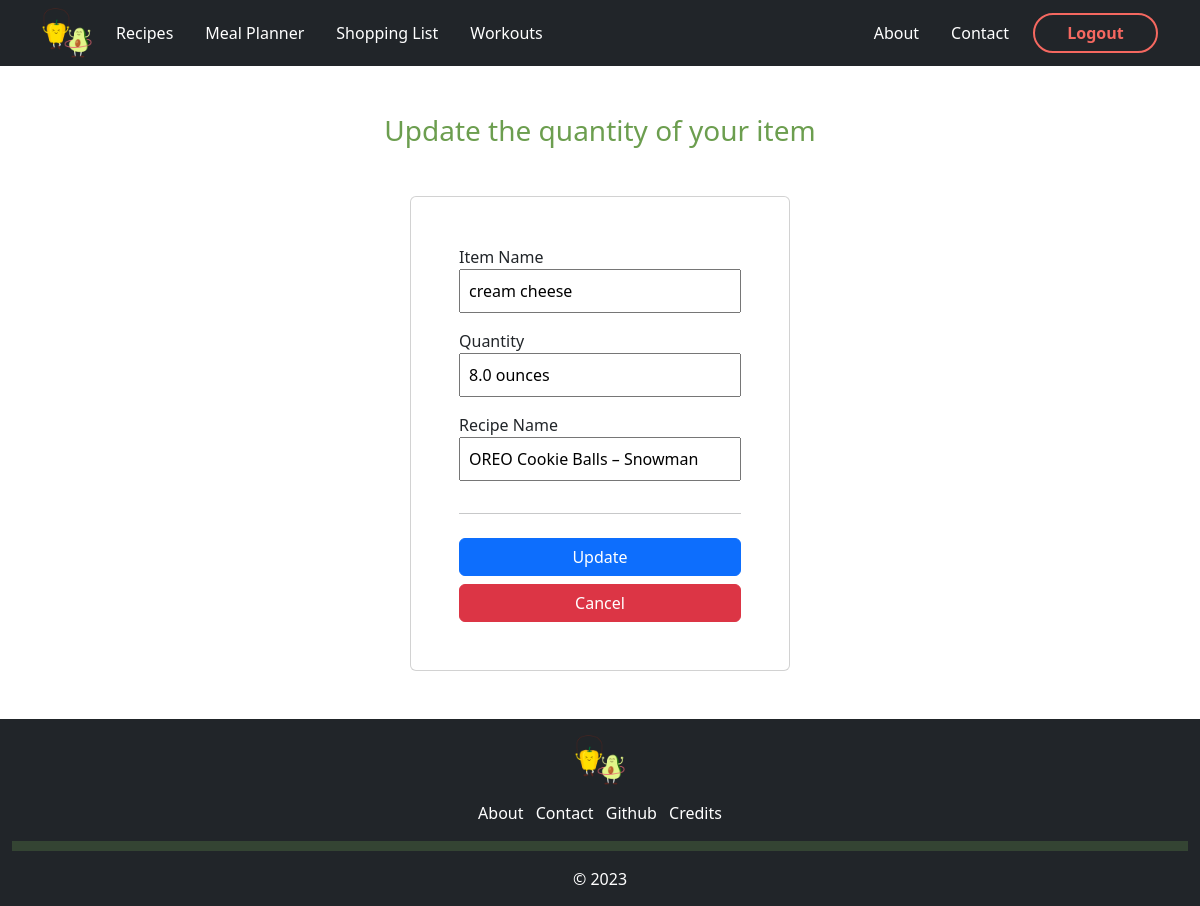
/updateQuan/46 (signed in), run on the app's committed database.
### app/models.py (models this page shows, shortened)
class ShoppingList(db.Model):
    item_id = db.Column(db.Integer, nullable = False, primary_key = True)
    user_id = db.Column(db.Integer, db.ForeignKey('user.id'), nullable=False)
    name = db.Column(db.String(255), nullable = False)
    quantity = db.Column(db.String, nullable = False)
    date_added = db.Column(db.DateTime, nullable = False, default = datetime.utcnow)
    recipe_name = db.Column(db.String, nullable = True)

### app/routes.py (the view)
@app.route('/updateQuan/<int:itemnumber>', methods=["GET", "POST"])
@login_required
def updateQuan(itemnumber):
    item = ShoppingList.query.get_or_404(itemnumber)
    if item.user_id != current_user.id:
        return redirect(url_for('home'))
    if request.method == 'POST':
        item.name = request.form['name']
        item.quantity = request.form['quantity']
        item.recipe_name = request.form['recipe']
        db.session.commit()
        return redirect(url_for('shopping'))
    else:
        return render_template("upQuan.html", title = "Update Item Quantity", css_file = 'shopping.css', item=item)

### app/models.py (called while the page is built)
@login_manager.user_loader
def load_user(user_id):
    return User.query.get(user_id)

### app/templates/upQuan.html
{% extends "base.html" %}
{% block content %}
<div class="container-sm">
    <div class="text-center my-5 green-font">
        <h3>Update the quantity of your item</h3>
    </div>
    <div class="row mb-5 justify-content-around">
        <div class="card col-xl-4 col-lg-5 col-md-6 col-sm-8 col-11 p-5">
            <form action="/updateQuan/{{item.item_id}}" method="POST">
                <fieldset>Item Name</fieldset>
                <input type="text" name="name" id="content" class="col-12 mb-3 p-2" value="{{item.name}}">
                <fieldset>Quantity</fieldset>
                <input type="text" name="quantity" class="col-12 mb-3 p-2" value="{{item.quantity}}">
                <fieldset>Recipe Name</fieldset>
                <input type="text" name="recipe" class="col-12 mb-3 p-2" value="{{item.recipe_name}}">
                <hr>
                <input type="submit" class="btn btn-primary my-2 w-100 btn-block " value="Update">
            </form>
            <a class="btn btn-danger" href="{{url_for('shopping')}}">Cancel</a>
        </div>
    </div>
</div>
{% endblock %}

### app/static/css/shopping.css (style rules this page uses)
.green-font { color: #6C9E4F }

### data on the page
ShoppingList: name "cream cheese", quantity "8.0 ounces", recipe "OREO Cookie Balls – Snowman"
